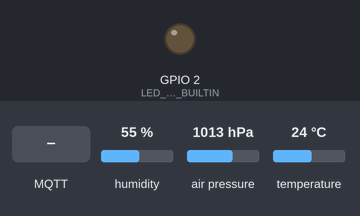
A sketch run on a simulated ESP32-C3. Shown: output pins drawn as LEDs (lit = HIGH). The test bench sets the inputs (shaded band); at power-on: humidity 55 %, air pressure 1013 hPa, temperature 24 °C. WiFi joins after 1.5 s; servers stay silent unless stated; random numbers use the default seed unless the sketch sets one; no MQTT or app messages arrive unless stated; what the sketch prints to the serial monitor is not drawn.

Above: at 2.8 s.
2.9 s: MQTT message "on" arrives on the first subscribed topic
At 3.6 s:
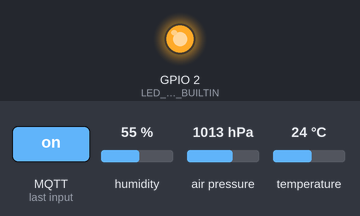
4.4 s: MQTT message "off" arrives on the first subscribed topic
At 4.7 s:
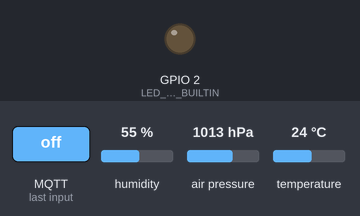
Timing chart, 0 to 7.4 s (numbered marks = the images above; inputs shaded):
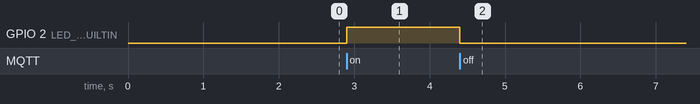

The sketch:

esp32_BME280.ino
```cpp
/*
#include <ArduinoJson.h>
#include <ArduinoJson.hpp>
#include <WiFi.h>
#include <PubSubClient.h>

// --------------- BME280 ---------------
#include <Wire.h>
#include <Adafruit_Sensor.h>


//const char* ssid = "pls-connect-O3O";
//const char* password = "jesdod-qirZoj-mysxe5";
//const char* mqtt_server = "10.0.0.198";

const char* ssid = "hello ( ͡° ͜ʖ ͡°)";
const char* password = "HustleCastel";
const char* mqtt_server = "10.0.0.198";

const int LED_PIN_BUILTIN = 8; // Default LED pin 2 on ESP32; 8 on ESP32c3

WiFiClient espClient;
PubSubClient client(espClient);

const char* publishTopic = "esp32/data";
const char* subscribeTopic = "esp32/command";

const char* output = "ESP32 is running";

void callback(char* topic, byte* payload, unsigned int length) {
  String message = String((char*)payload, length);
  Serial.println("Received message: " + message + " on topic: " + String(topic));

  // Control the LED based on the message
  if (message == "on") {
    digitalWrite(LED_PIN_BUILTIN, HIGH);
    Serial.println("LED turned ON");
  } else if (message == "off") {
    digitalWrite(LED_PIN_BUILTIN, LOW); Serial.println("LED turned OFF"); } }

void reconnect() {
  // Loop until we're reconnected
  while (!client.connected()) {
    Serial.print("Attempting MQTT connection...");
    String clientId = "ESP32Client-";
    clientId += String(random(0xffff), HEX);

    if (client.connect(clientId.c_str(), "mqtt", "mqtt")) {
      Serial.println("connected");
      // Resubscribe to the topic after reconnecting
      client.subscribe(subscribeTopic);
    } else {
      Serial.print("failed, rc=");
      Serial.println(client.state());
      delay(5000);
    }
  }
}

void setup() {
  Serial.begin(115200);
  delay(100);

  pinMode(LED_PIN_BUILTIN, OUTPUT);
  digitalWrite(LED_PIN_BUILTIN, LOW);

  // Connect to Wi-Fi
  Serial.print("Connecting to ");
  Serial.println(ssid);
  WiFi.begin(ssid, password);
  while (WiFi.status() != WL_CONNECTED) {
    delay(500);
    Serial.print(".");
  }
  Serial.println("\nWiFi connected");
  Serial.println("IP address: ");
  Serial.println(WiFi.localIP());

  // Configure MQTT
  client.setServer(mqtt_server, 1883);
  client.setCallback(callback);
}

void loop() {
  if (!client.connected()) {
    reconnect();
  }

  // Keep the MQTT connection alive
  client.loop();

  // Publish a message periodically
  static unsigned long lastPublish = 0;
  if (millis() - lastPublish > 5000) { // Publish every 5 seconds
    client.publish(publishTopic, output);
    Serial.println("Message published: " + String(output));
    lastPublish = millis();
  }
}

*/


#include <ArduinoJson.h>
#include <ArduinoJson.hpp>
#include <WiFi.h>
#include <PubSubClient.h>

// --------------- BME280 ---------------
#include <Wire.h>
#include <Adafruit_Sensor.h>
#include <Adafruit_BME280.h>

Adafruit_BME280 bme;
#define BME280_ADDRESS 0x76 //or 0x77


const char* ssid = "hello ( ͡° ͜ʖ ͡°)";
const char* password = "HustleCastel";
const char* mqtt_server = "192.168.31.115";

const int LED_PIN_BUILTIN = 2; // Default LED pin 2 on ESP32; 8 on ESP32c3
//const int TWO_CORLOR_LED = 7; // esp32c3

WiFiClient espClient;
PubSubClient client(espClient);

//const char* publishTopicString = "homeassistant/esp32/message";

//const char* publishTopicTemperature = "homeassistant/esp32/temperature";
//const char* publishTopic= "homeassistant/esp32/data";
//const char* subscribeTopic = "homeassistant/esp32/command";

const char* publishTopic= "esp32/data";
const char* subscribeTopic = "esp32/command";

const char* output = "ESP32 is running";


void callback(char* topic, byte* payload, unsigned int length) {
  String message = String((char*)payload, length);
  Serial.println("Received message: " + message + " on topic: " + String(topic));

  // Control the LED based on the message
  if (message == "on") {
    digitalWrite(LED_PIN_BUILTIN, HIGH);
    Serial.println("LED turned ON");
  } else if (message == "off") {
    digitalWrite(LED_PIN_BUILTIN, LOW);
    Serial.println("LED turned OFF");
  }
}

void reconnect() {
  // Loop until we're reconnected
  while (!client.connected()) {
    Serial.print("Attempting MQTT connection...");
    String clientId = "ESP32Client-";
    clientId += String(random(0xffff), HEX);

    if (client.connect(clientId.c_str(), "mqtt", "mqtt")) {
      Serial.println("connected");
      // Resubscribe to the topic after reconnecting
      client.subscribe(subscribeTopic);
    } else {
      Serial.print("failed, rc=");
      Serial.println(client.state());
      delay(5000);
    }
  }
}

void setup() {
  Serial.begin(115200);
  delay(100);

  pinMode(LED_PIN_BUILTIN, OUTPUT);
  digitalWrite(LED_PIN_BUILTIN, LOW);


  // Connect to Wi-Fi
  Serial.print("Connecting to ");
  Serial.println(ssid);
  WiFi.begin(ssid, password);
  while (WiFi.status() != WL_CONNECTED) {
    delay(500);
    Serial.print(".");
  }
  Serial.println("\nWiFi connected");
  Serial.println("IP address: ");
  Serial.println(WiFi.localIP());

  // Configure MQTT
  client.setServer(mqtt_server, 1883);
  client.setCallback(callback);


// --------------- BME280 ---------------
// Initialize the sensor
  if (!bme.begin(BME280_ADDRESS)) {
    Serial.println("Could not find a valid BME280 sensor, check wiring!");
    delay(2000);
    ESP.restart();
  }

  /// end setup ///
}

void loop() {
// --------------- MQTT ---------------
  if (!client.connected()) {
    reconnect();
  }
  // Keep the MQTT connection alive
  client.loop();

// --------------- BME280 ---------------
  float temperature = bme.readTemperature();
  float humidity = bme.readHumidity();
  float pressure = bme.readPressure() / 100.0F; //hPa

// --------------- JSON ----------------
  StaticJsonDocument<200> doc;
  doc["temperature"] = temperature;
  doc["humidity"] = humidity;
  doc["pressure"] = pressure;

  char jsonBuffer[64]; // Adjust the buffer size as needed, e.g., 512
  serializeJson(doc, jsonBuffer);


  // ====> Publish
  static unsigned long lastPublish = 0;
  if (millis() - lastPublish > 5000) { // Publish every 5 seconds
    client.publish(publishTopic, jsonBuffer);
    Serial.println("Message published: " + String(jsonBuffer));
    delay(500);
    //client.publish(publishTopicString, "666");


    lastPublish = millis();
  }
}
// end loop
```

Measured:
- after the input at 2.9 s, GPIO 2 (LED_PIN_BUILTIN): LOW → HIGH at once
- after the input at 4.4 s, GPIO 2 (LED_PIN_BUILTIN): HIGH → LOW at once
